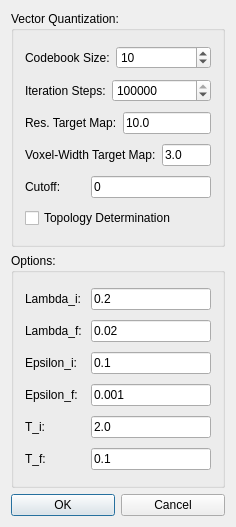
<?xml version="1.0" encoding="UTF-8"?>
<ui version="4.0">
 <class>dlg_clustering</class>
 <widget class="QDialog" name="dlg_clustering">
  <property name="geometry">
   <rect>
    <x>0</x>
    <y>0</y>
    <width>236</width>
    <height>527</height>
   </rect>
  </property>
  <property name="windowTitle">
   <string>Feature-Extraction</string>
  </property>
  <layout class="QGridLayout">
   <item row="2" column="0">
    <layout class="QHBoxLayout">
     <item>
      <widget class="QPushButton" name="m_pVQ_Calculate">
       <property name="text">
        <string>OK</string>
       </property>
       <property name="default">
        <bool>true</bool>
       </property>
      </widget>
     </item>
     <item>
      <widget class="QPushButton" name="m_pVQ_Calculate_2">
       <property name="text">
        <string>Cancel</string>
       </property>
       <property name="default">
        <bool>false</bool>
       </property>
      </widget>
     </item>
    </layout>
   </item>
   <item row="0" column="0">
    <widget class="QGroupBox" name="groupBox1">
     <property name="title">
      <string>Vector Quantization:</string>
     </property>
     <layout class="QGridLayout" name="gridLayout_1">
      <item row="0" column="0">
       <layout class="QHBoxLayout">
        <item>
         <widget class="QLabel" name="textLabel1_3">
          <property name="sizePolicy">
           <sizepolicy hsizetype="Preferred" vsizetype="Preferred">
            <horstretch>1</horstretch>
            <verstretch>0</verstretch>
           </sizepolicy>
          </property>
          <property name="text">
           <string>Codebook Size:</string>
          </property>
          <property name="wordWrap">
           <bool>false</bool>
          </property>
         </widget>
        </item>
        <item>
         <widget class="QSpinBox" name="m_pVQ_CodebookSize">
          <property name="sizePolicy">
           <sizepolicy hsizetype="Minimum" vsizetype="Fixed">
            <horstretch>2</horstretch>
            <verstretch>0</verstretch>
           </sizepolicy>
          </property>
          <property name="maximum">
           <number>9999999</number>
          </property>
          <property name="value">
           <number>10</number>
          </property>
         </widget>
        </item>
       </layout>
      </item>
      <item row="1" column="0">
       <layout class="QHBoxLayout">
        <item>
         <widget class="QLabel" name="textLabel1_3_2">
          <property name="sizePolicy">
           <sizepolicy hsizetype="Preferred" vsizetype="Preferred">
            <horstretch>1</horstretch>
            <verstretch>0</verstretch>
           </sizepolicy>
          </property>
          <property name="text">
           <string>Iteration Steps:</string>
          </property>
          <property name="wordWrap">
           <bool>false</bool>
          </property>
         </widget>
        </item>
        <item>
         <widget class="QSpinBox" name="m_pVQ_Maxsteps">
          <property name="sizePolicy">
           <sizepolicy hsizetype="Minimum" vsizetype="Fixed">
            <horstretch>2</horstretch>
            <verstretch>0</verstretch>
           </sizepolicy>
          </property>
          <property name="maximum">
           <number>9999999</number>
          </property>
          <property name="value">
           <number>100000</number>
          </property>
         </widget>
        </item>
       </layout>
      </item>
      <item row="2" column="0">
       <layout class="QHBoxLayout">
        <item>
         <widget class="QLabel" name="m_pResolution_Label">
          <property name="sizePolicy">
           <sizepolicy hsizetype="Preferred" vsizetype="Preferred">
            <horstretch>1</horstretch>
            <verstretch>0</verstretch>
           </sizepolicy>
          </property>
          <property name="text">
           <string>Res. Target Map:</string>
          </property>
          <property name="wordWrap">
           <bool>false</bool>
          </property>
         </widget>
        </item>
        <item>
         <widget class="QLineEdit" name="m_pResolution">
          <property name="sizePolicy">
           <sizepolicy hsizetype="Expanding" vsizetype="Fixed">
            <horstretch>2</horstretch>
            <verstretch>0</verstretch>
           </sizepolicy>
          </property>
          <property name="text">
           <string>10.0</string>
          </property>
         </widget>
        </item>
       </layout>
      </item>
      <item row="3" column="0">
       <layout class="QHBoxLayout">
        <item>
         <widget class="QLabel" name="m_pVoxelWidth_Label">
          <property name="sizePolicy">
           <sizepolicy hsizetype="Preferred" vsizetype="Preferred">
            <horstretch>1</horstretch>
            <verstretch>0</verstretch>
           </sizepolicy>
          </property>
          <property name="text">
           <string>Voxel-Width Target Map:</string>
          </property>
          <property name="wordWrap">
           <bool>false</bool>
          </property>
         </widget>
        </item>
        <item>
         <widget class="QLineEdit" name="m_pVoxelWidth">
          <property name="sizePolicy">
           <sizepolicy hsizetype="Expanding" vsizetype="Fixed">
            <horstretch>2</horstretch>
            <verstretch>0</verstretch>
           </sizepolicy>
          </property>
          <property name="text">
           <string>3.0</string>
          </property>
         </widget>
        </item>
       </layout>
      </item>
      <item row="4" column="0">
       <layout class="QHBoxLayout">
        <item>
         <widget class="QLabel" name="m_pVQ_Cutoff_Label">
          <property name="sizePolicy">
           <sizepolicy hsizetype="Preferred" vsizetype="Preferred">
            <horstretch>1</horstretch>
            <verstretch>0</verstretch>
           </sizepolicy>
          </property>
          <property name="text">
           <string>Cutoff:</string>
          </property>
          <property name="wordWrap">
           <bool>false</bool>
          </property>
         </widget>
        </item>
        <item>
         <widget class="QLineEdit" name="m_pVQ_Cutoff">
          <property name="sizePolicy">
           <sizepolicy hsizetype="Expanding" vsizetype="Fixed">
            <horstretch>2</horstretch>
            <verstretch>0</verstretch>
           </sizepolicy>
          </property>
          <property name="text">
           <string>0</string>
          </property>
         </widget>
        </item>
       </layout>
      </item>
      <item row="5" column="0">
       <widget class="QCheckBox" name="m_pVQ_Conn">
        <property name="text">
         <string>Topology Determination</string>
        </property>
        <property name="checked">
         <bool>false</bool>
        </property>
       </widget>
      </item>
     </layout>
    </widget>
   </item>
   <item row="1" column="0">
    <widget class="QGroupBox" name="groupBox2">
     <property name="title">
      <string>Options:</string>
     </property>
     <layout class="QGridLayout" name="gridLayout_2">
      <item row="0" column="0">
       <layout class="QHBoxLayout">
        <item>
         <widget class="QLabel" name="textLabel1_2">
          <property name="sizePolicy">
           <sizepolicy hsizetype="Preferred" vsizetype="Preferred">
            <horstretch>1</horstretch>
            <verstretch>0</verstretch>
           </sizepolicy>
          </property>
          <property name="text">
           <string>Lambda_i:</string>
          </property>
          <property name="wordWrap">
           <bool>false</bool>
          </property>
         </widget>
        </item>
        <item>
         <widget class="QLineEdit" name="m_pVQ_Lambdai">
          <property name="sizePolicy">
           <sizepolicy hsizetype="Expanding" vsizetype="Fixed">
            <horstretch>2</horstretch>
            <verstretch>0</verstretch>
           </sizepolicy>
          </property>
          <property name="text">
           <string>0.2</string>
          </property>
         </widget>
        </item>
       </layout>
      </item>
      <item row="1" column="0">
       <layout class="QHBoxLayout">
        <item>
         <widget class="QLabel" name="textLabel1">
          <property name="sizePolicy">
           <sizepolicy hsizetype="Preferred" vsizetype="Preferred">
            <horstretch>1</horstretch>
            <verstretch>0</verstretch>
           </sizepolicy>
          </property>
          <property name="text">
           <string>Lambda_f:</string>
          </property>
          <property name="wordWrap">
           <bool>false</bool>
          </property>
         </widget>
        </item>
        <item>
         <widget class="QLineEdit" name="m_pVQ_Lambdaf">
          <property name="sizePolicy">
           <sizepolicy hsizetype="Expanding" vsizetype="Fixed">
            <horstretch>2</horstretch>
            <verstretch>0</verstretch>
           </sizepolicy>
          </property>
          <property name="text">
           <string>0.02</string>
          </property>
         </widget>
        </item>
       </layout>
      </item>
      <item row="2" column="0">
       <layout class="QHBoxLayout">
        <item>
         <widget class="QLabel" name="textLabel1_2_2">
          <property name="sizePolicy">
           <sizepolicy hsizetype="Preferred" vsizetype="Preferred">
            <horstretch>1</horstretch>
            <verstretch>0</verstretch>
           </sizepolicy>
          </property>
          <property name="text">
           <string>Epsilon_i:</string>
          </property>
          <property name="wordWrap">
           <bool>false</bool>
          </property>
         </widget>
        </item>
        <item>
         <widget class="QLineEdit" name="m_pVQ_Epsiloni">
          <property name="sizePolicy">
           <sizepolicy hsizetype="Expanding" vsizetype="Fixed">
            <horstretch>2</horstretch>
            <verstretch>0</verstretch>
           </sizepolicy>
          </property>
          <property name="text">
           <string>0.1</string>
          </property>
         </widget>
        </item>
       </layout>
      </item>
      <item row="3" column="0">
       <layout class="QHBoxLayout">
        <item>
         <widget class="QLabel" name="textLabel1_2_2_2">
          <property name="sizePolicy">
           <sizepolicy hsizetype="Preferred" vsizetype="Preferred">
            <horstretch>1</horstretch>
            <verstretch>0</verstretch>
           </sizepolicy>
          </property>
          <property name="text">
           <string>Epsilon_f:</string>
          </property>
          <property name="wordWrap">
           <bool>false</bool>
          </property>
         </widget>
        </item>
        <item>
         <widget class="QLineEdit" name="m_pVQ_Epsilonf">
          <property name="sizePolicy">
           <sizepolicy hsizetype="Expanding" vsizetype="Fixed">
            <horstretch>2</horstretch>
            <verstretch>0</verstretch>
           </sizepolicy>
          </property>
          <property name="text">
           <string>0.001</string>
          </property>
         </widget>
        </item>
       </layout>
      </item>
      <item row="4" column="0">
       <layout class="QHBoxLayout">
        <item>
         <widget class="QLabel" name="m_pVQ_Ti_Label">
          <property name="sizePolicy">
           <sizepolicy hsizetype="Preferred" vsizetype="Preferred">
            <horstretch>1</horstretch>
            <verstretch>0</verstretch>
           </sizepolicy>
          </property>
          <property name="text">
           <string>T_i:</string>
          </property>
          <property name="wordWrap">
           <bool>false</bool>
          </property>
         </widget>
        </item>
        <item>
         <widget class="QLineEdit" name="m_pVQ_Ti">
          <property name="sizePolicy">
           <sizepolicy hsizetype="Expanding" vsizetype="Fixed">
            <horstretch>2</horstretch>
            <verstretch>0</verstretch>
           </sizepolicy>
          </property>
          <property name="text">
           <string>2.0</string>
          </property>
         </widget>
        </item>
       </layout>
      </item>
      <item row="5" column="0">
       <layout class="QHBoxLayout">
        <item>
         <widget class="QLabel" name="m_pVQ_Tf_Label">
          <property name="sizePolicy">
           <sizepolicy hsizetype="Preferred" vsizetype="Preferred">
            <horstretch>1</horstretch>
            <verstretch>0</verstretch>
           </sizepolicy>
          </property>
          <property name="text">
           <string>T_f:</string>
          </property>
          <property name="wordWrap">
           <bool>false</bool>
          </property>
         </widget>
        </item>
        <item>
         <widget class="QLineEdit" name="m_pVQ_Tf">
          <property name="sizePolicy">
           <sizepolicy hsizetype="Expanding" vsizetype="Fixed">
            <horstretch>2</horstretch>
            <verstretch>0</verstretch>
           </sizepolicy>
          </property>
          <property name="text">
           <string>0.1</string>
          </property>
         </widget>
        </item>
       </layout>
      </item>
     </layout>
    </widget>
   </item>
  </layout>
 </widget>
 <layoutdefault spacing="6" margin="11"/>
 <pixmapfunction>qPixmapFromMimeSource</pixmapfunction>
 <resources/>
 <connections>
  <connection>
   <sender>m_pVQ_Calculate</sender>
   <signal>clicked()</signal>
   <receiver>dlg_clustering</receiver>
   <slot>accept()</slot>
   <hints>
    <hint type="sourcelabel">
     <x>20</x>
     <y>20</y>
    </hint>
    <hint type="destinationlabel">
     <x>20</x>
     <y>20</y>
    </hint>
   </hints>
  </connection>
  <connection>
   <sender>m_pVQ_Calculate_2</sender>
   <signal>clicked()</signal>
   <receiver>dlg_clustering</receiver>
   <slot>reject()</slot>
   <hints>
    <hint type="sourcelabel">
     <x>20</x>
     <y>20</y>
    </hint>
    <hint type="destinationlabel">
     <x>20</x>
     <y>20</y>
    </hint>
   </hints>
  </connection>
 </connections>
</ui>
